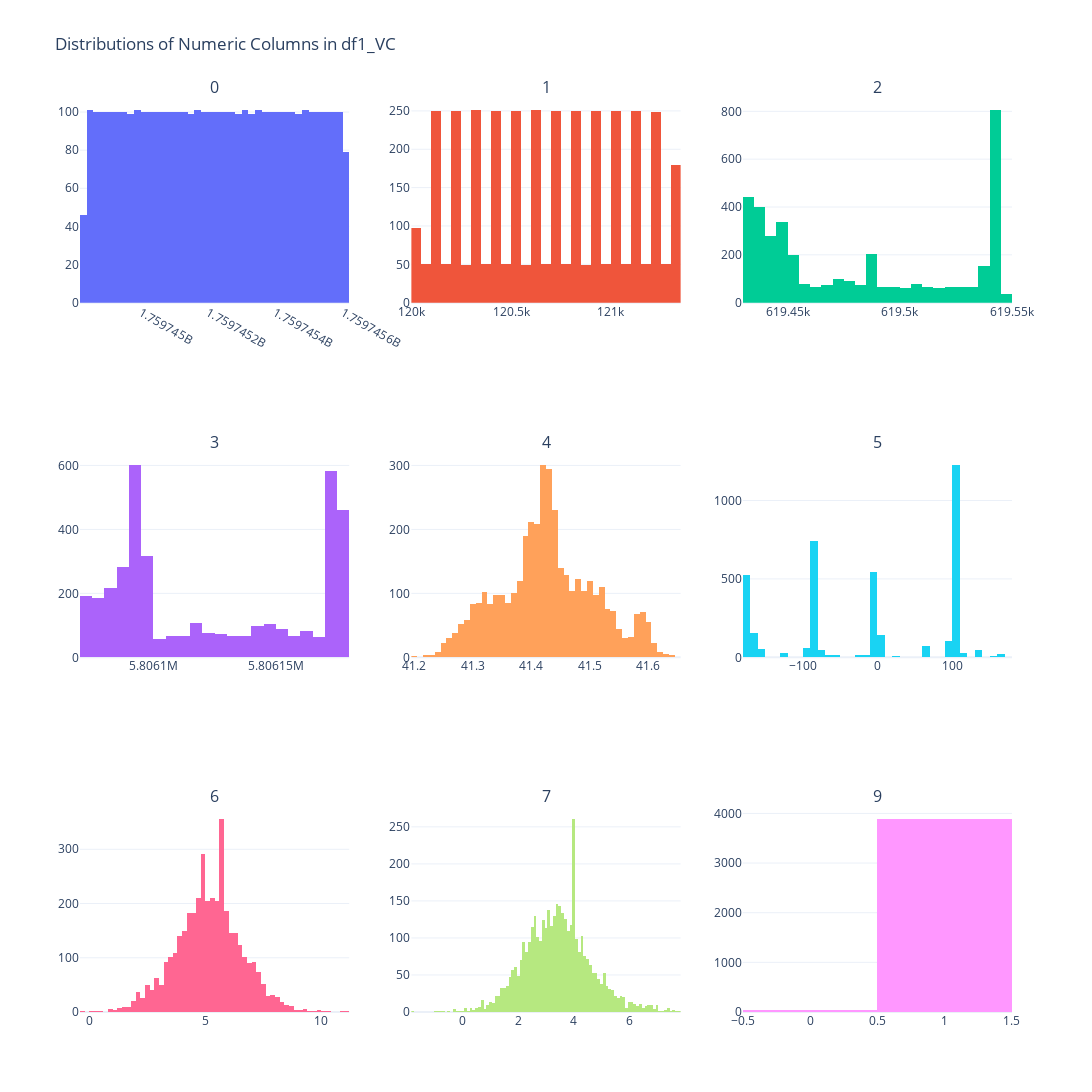

Here is the notebook cell this chart was saved with:
### Code cell
def plot_distributions_plotly(df, df_name="df"):
    """
    Generates and displays an interactive grid of histograms for each numerical column 
    in a DataFrame using Plotly Express and Plotly subplots.
    """
    import plotly.graph_objs as go
    from plotly.subplots import make_subplots
    import numpy as np

    numeric_cols = df.select_dtypes(include=np.number).columns
    cols_to_plot = [col for col in numeric_cols if df[col].nunique() > 1]

    n_plots = len(cols_to_plot)
    n_rows, n_cols = n_plots//3, n_plots//3 + (n_plots % 3 > 0)
    if n_rows == 0:
        n_rows = 1
    fig = make_subplots(rows=n_rows, cols=n_cols, subplot_titles=[str(col) for col in cols_to_plot])

    for idx, col in enumerate(cols_to_plot):
        row = idx // n_cols + 1
        col_idx = idx % n_cols + 1
        fig.add_trace(
            go.Histogram(x=df[col], name=str(col)),
            row=row, col=col_idx
        )

    fig.update_layout(
        height=400 * n_rows,
        width=400 * n_cols,
        title_text=f"Distributions of Numeric Columns in {df_name}",
        showlegend=False,
        template='plotly_white'
    )
    fig.show()


# 2. Call the function
plot_distributions_plotly(df1_VC, df_name="df1_VC")

### Figure 1 — Plotly figure (JSON) as saved in the notebook; plotly's stock layout.template omitted (floating-point values rounded to 4 significant figures; data arrays with more than 128 entries replaced by an {"elided": "..."} marker saying what was removed)
{"data": [{"name": "0", "type": "histogram", "x": {"elided": "3926 float values"}, "xaxis": "x", "yaxis": "y"}, {"name": "1", "type": "histogram", "x": {"elided": "3926 float values"}, "xaxis": "x2", "yaxis": "y2"}, {"name": "2", "type": "histogram", "x": {"elided": "3926 float values"}, "xaxis": "x3", "yaxis": "y3"}, {"name": "3", "type": "histogram", "x": {"elided": "3926 float values"}, "xaxis": "x4", "yaxis": "y4"}, {"name": "4", "type": "histogram", "x": {"elided": "3926 float values"}, "xaxis": "x5", "yaxis": "y5"}, {"name": "5", "type": "histogram", "x": {"elided": "3926 float values"}, "xaxis": "x6", "yaxis": "y6"}, {"name": "6", "type": "histogram", "x": {"elided": "3926 float values"}, "xaxis": "x7", "yaxis": "y7"}, {"name": "7", "type": "histogram", "x": {"elided": "3926 float values"}, "xaxis": "x8", "yaxis": "y8"}, {"name": "9", "type": "histogram", "x": {"elided": "3926 int values"}, "xaxis": "x9", "yaxis": "y9"}], "layout": {"annotations": [{"font": {"size": 16}, "showarrow": false, "text": "0", "x": 0.1444, "xanchor": "center", "xref": "paper", "y": 1, "yanchor": "bottom", "yref": "paper"}, {"font": {"size": 16}, "showarrow": false, "text": "1", "x": 0.5, "xanchor": "center", "xref": "paper", "y": 1, "yanchor": "bottom", "yref": "paper"}, {"font": {"size": 16}, "showarrow": false, "text": "2", "x": 0.8556, "xanchor": "center", "xref": "paper", "y": 1, "yanchor": "bottom", "yref": "paper"}, {"font": {"size": 16}, "showarrow": false, "text": "3", "x": 0.1444, "xanchor": "center", "xref": "paper", "y": 0.6111, "yanchor": "bottom", "yref": "paper"}, {"font": {"size": 16}, "showarrow": false, "text": "4", "x": 0.5, "xanchor": "center", "xref": "paper", "y": 0.6111, "yanchor": "bottom", "yref": "paper"}, {"font": {"size": 16}, "showarrow": false, "text": "5", "x": 0.8556, "xanchor": "center", "xref": "paper", "y": 0.6111, "yanchor": "bottom", "yref": "paper"}, {"font": {"size": 16}, "showarrow": false, "text": "6", "x": 0.1444, "xanchor": "center", "xref": "paper", "y": 0.2222, "yanchor": "bottom", "yref": "paper"}, {"font": {"size": 16}, "showarrow": false, "text": "7", "x": 0.5, "xanchor": "center", "xref": "paper", "y": 0.2222, "yanchor": "bottom", "yref": "paper"}, {"font": {"size": 16}, "showarrow": false, "text": "9", "x": 0.8556, "xanchor": "center", "xref": "paper", "y": 0.2222, "yanchor": "bottom", "yref": "paper"}], "height": 1200, "showlegend": false, "title": {"text": "Distributions of Numeric Columns in df1_VC"}, "width": 1200, "xaxis": {"anchor": "y", "domain": [0, 0.2889]}, "xaxis2": {"anchor": "y2", "domain": [0.3556, 0.6444]}, "xaxis3": {"anchor": "y3", "domain": [0.7111, 1]}, "xaxis4": {"anchor": "y4", "domain": [0, 0.2889]}, "xaxis5": {"anchor": "y5", "domain": [0.3556, 0.6444]}, "xaxis6": {"anchor": "y6", "domain": [0.7111, 1]}, "xaxis7": {"anchor": "y7", "domain": [0, 0.2889]}, "xaxis8": {"anchor": "y8", "domain": [0.3556, 0.6444]}, "xaxis9": {"anchor": "y9", "domain": [0.7111, 1]}, "yaxis": {"anchor": "x", "domain": [0.7778, 1]}, "yaxis2": {"anchor": "x2", "domain": [0.7778, 1]}, "yaxis3": {"anchor": "x3", "domain": [0.7778, 1]}, "yaxis4": {"anchor": "x4", "domain": [0.3889, 0.6111]}, "yaxis5": {"anchor": "x5", "domain": [0.3889, 0.6111]}, "yaxis6": {"anchor": "x6", "domain": [0.3889, 0.6111]}, "yaxis7": {"anchor": "x7", "domain": [0, 0.2222]}, "yaxis8": {"anchor": "x8", "domain": [0, 0.2222]}, "yaxis9": {"anchor": "x9", "domain": [0, 0.2222]}}}
